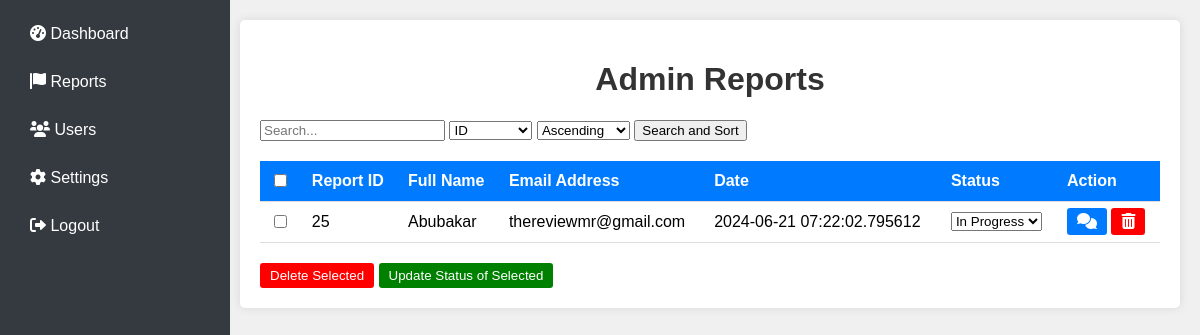
/admin/reports (signed in), run on an earlier commit of the app's database.
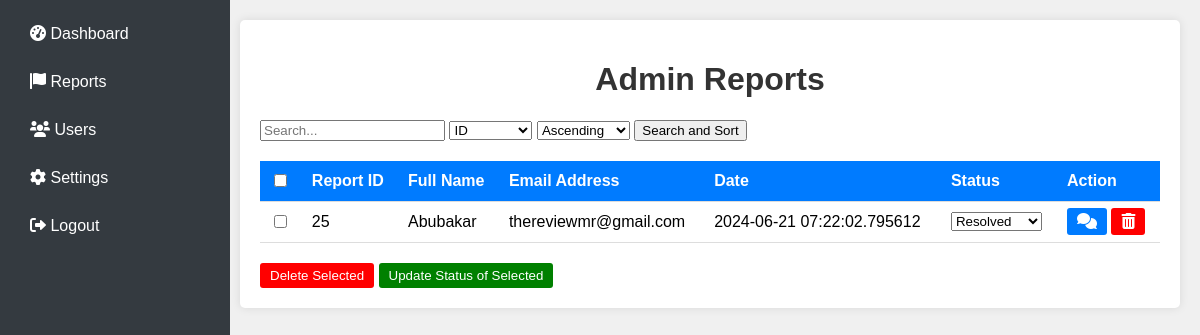
And on a later commit of the database.
### app.py (models this page shows)
class Report(db.Model):
    id = db.Column(db.Integer, primary_key=True)
    user_id = db.Column(db.Integer, db.ForeignKey('user.id'), nullable=False)
    chat_log = db.Column(db.Text, nullable=False)
    date = db.Column(db.DateTime, nullable=False, default=datetime.utcnow)
    evidence_filename = db.Column(db.String(200), nullable=True)
    status = db.Column(db.String(50), nullable=False, default='Pending')  # New status column

class User(UserMixin, db.Model):
    id = db.Column(db.Integer, primary_key=True)
    fullname = db.Column(db.String(100), nullable=False)
    email = db.Column(db.String(100), unique=True, nullable=False)
    password = db.Column(db.String(100), nullable=False)
    is_admin = db.Column(db.Boolean, default=False)
    reports = db.relationship('Report', backref='user', lazy=True)

### app.py (the view, shortened to what this page needs)
@app.route('/admin/reports', methods=['GET'])
def admin_reports():
    if 'user_id' not in session:
        return redirect(url_for('login'))
    user_id = session['user_id']
    current_user = User.query.get(user_id)
    if not current_user.is_admin:
        return redirect(url_for('login'))
    search_query = request.args.get('search', '')
    sort_by = request.args.get('sort_by', 'id')
    sort_order = request.args.get('sort_order', 'asc')
    query = Report.query.join(User)
    if sort_by == 'id':
        query = query.order_by(Report.id.desc() if sort_order == 'desc' else Report.id.asc())
    elif sort_by == 'fullname':
        query = query.order_by(User.fullname.desc() if sort_order == 'desc' else User.fullname.asc())
    elif sort_by == 'email':
        query = query.order_by(User.email.desc() if sort_order == 'desc' else User.email.asc())
    elif sort_by == 'date':
        query = query.order_by(Report.date.desc() if sort_order == 'desc' else Report.date.asc())
    reports = query.all()
    return render_template('admin_reports.html', reports=reports, search_query=search_query, sort_by=sort_by, sort_order=sort_order)

### templates/admin_reports.html (shortened to what this page needs)
<!DOCTYPE html>
<html lang="en">
<head>
    <link rel="stylesheet" href="https://cdnjs.cloudflare.com/ajax/libs/font-awesome/6.0.0-beta3/css/all.min.css">
</head>
<body>
    <div class="sidebar">
        <a href="{{ url_for('admin_dashboard') }}"><i class="fas fa-tachometer-alt"></i> Dashboard</a>
        <a href="{{ url_for('admin_reports') }}"><i class="fas fa-flag"></i> Reports</a>
        <a href="{{ url_for('admin_users') }}"><i class="fas fa-users"></i> Users</a>
        <a href="{{ url_for('admin_settings') }}"><i class="fas fa-cog"></i> Settings</a>
        <a href="{{ url_for('logout') }}"><i class="fas fa-sign-out-alt"></i> Logout</a>
    </div>
    <div class="main-content">
        <div class="container">
            <h1>Admin Reports</h1>
            <form method="get" action="{{ url_for('admin_reports') }}">
                <input type="text" name="search" placeholder="Search..." value="{{ search_query }}">
                <select name="sort_by">
                    <option value="id" {% if sort_by == 'id' %}selected{% endif %}>ID</option>
                </select>
                <select name="sort_order">
                    <option value="asc" {% if sort_order == 'asc' %}selected{% endif %}>Ascending</option>
                </select>
                <button type="submit">Search and Sort</button>
            </form>
            <form method="post" action="{{ url_for('bulk_action') }}">
                <table>
                    <thead>
                        <tr>
                            <th><input type="checkbox" id="select-all"></th>
                            <th>Report ID</th>
                            <th>Full Name</th>
                            <th>Email Address</th>
                            <th>Date</th>
                            <th>Status</th>
                            <th>Action</th>
                        </tr>
                    </thead>
                    <tbody>
                        {% for report in reports %}
                        <tr>
                            <td><input type="checkbox" name="selected_reports" value="{{ report.id }}"></td>
                            <td>{{ report.id }}</td>
                            <td>{{ report.user.fullname }}</td>
                            <td>{{ report.user.email }}</td>
                            <td>{{ report.date }}</td>
                            <td>
                                <select name="status_{{ report.id }}">
                                    <option value="In Progress" {% if report.status == 'In Progress' %}selected{% endif %}>In Progress</option>
                                    <option value="Resolved" {% if report.status == 'Resolved' %}selected{% endif %}>Resolved</option>
                                </select>
                            </td>
                            <td>
                                <a href="{{ url_for('admin_view_chat_log', report_id=report.id) }}" class="icon-btn icon-btn-primary"><i class="fas fa-comments"></i></a>
                                <a href="{{ url_for('delete_report', report_id=report.id) }}" class="icon-btn icon-btn-danger"><i class="fas fa-trash-alt"></i></a>
                            </td>
                        </tr>
                        {% endfor %}
                    </tbody>
                </table>
                <div style="margin-top: 20px;">
                    <button type="submit" name="action" value="delete" class="icon-btn icon-btn-danger">Delete Selected</button>
                    <button type="submit" name="action" value="update_status" class="icon-btn icon-btn-success">Update Status of Selected</button>
                </div>
            </form>
        </div>
    </div>
</body>
</html>

What changed in the data, as far as the page shows it:
changed Report "Abubakar": status+id "In Progress" → "Resolved"
